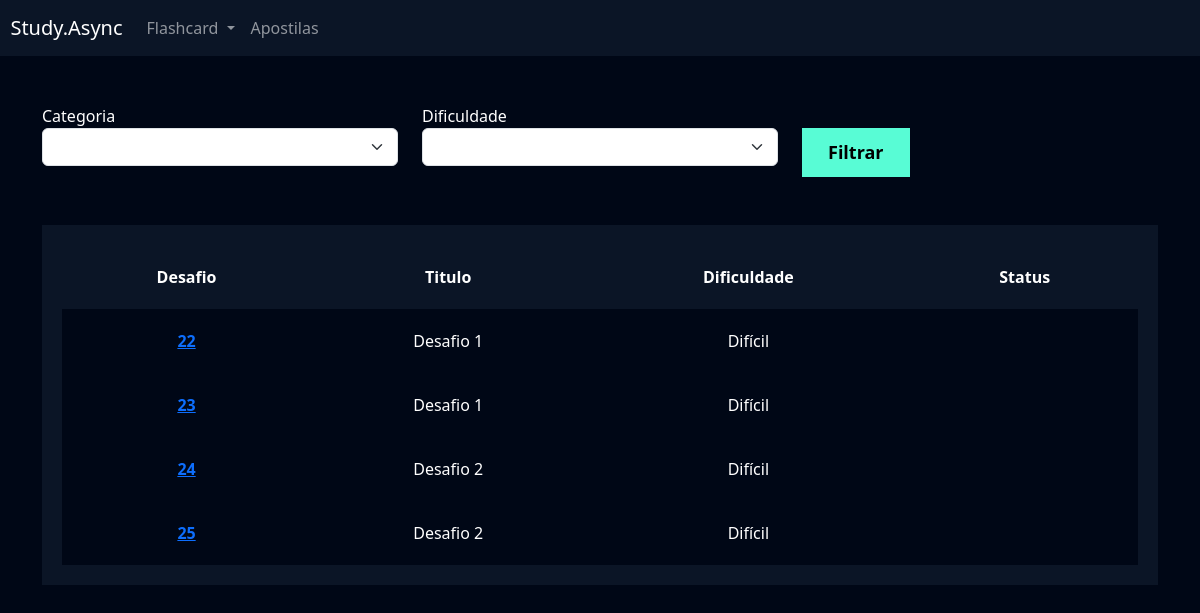
Page /flashcard/listar_desafio/ (signed in) on the earlier database version.
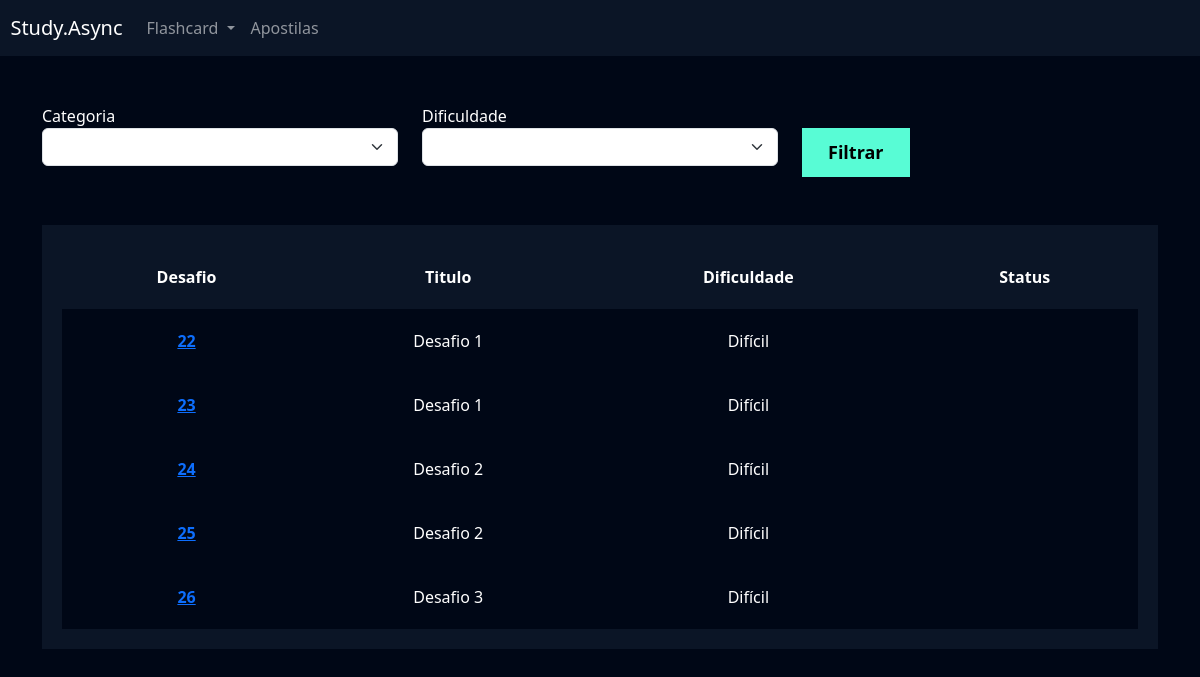
Same page on the later database version.
### flashcard/models.py (models this page shows, shortened)
class Desafio(models.Model):
    user = models.ForeignKey(User, on_delete=models.DO_NOTHING)
    titulo = models.CharField(max_length=100)
    categoria = models.ManyToManyField(Categoria)
    quantidade_perguntas = models.IntegerField()
    dificuldade = models.CharField(
        max_length=1, choices=Flashcard.DIFICULDADE_CHOICES
    )
    flashcards = models.ManyToManyField(FlashcardDesafio)

### flashcard/views.py (the view)
# urls.py: path('listar_desafio/', views.listar_desafio, name='listar_desafio'),
def listar_desafio(request):
    desafios = Desafio.objects.filter(user=request.user)
    return render(request, 'listar_desafio.html', {'desafios': desafios})

### flashcard/templates/listar_desafio.html (shortened to what this page needs)
{% extends "base.html" %}
{% load static %}
{% block 'cabecalho' %}
    <link href="{% static 'usuarios/css/cadastro.css' %}" rel="stylesheet">
    <link href="{% static 'flashcard/css/novo_flashcard.css' %}" rel="stylesheet">
    <link href="{% static 'flashcard/css/iniciar_desafio.css' %}" rel="stylesheet">
    <link href="{% static 'flashcard/css/desafio.css' %}" rel="stylesheet">
    <link href='https://unpkg.com/boxicons@2.1.4/css/boxicons.min.css' rel='stylesheet'>
{% endblock 'cabecalho' %}
{% block 'conteudo' %}
    {% include "partials/header.html" %}
    <div class="container">
        <br>
        <br>
        <div class="row">
            <div class="col-md">
                <form action="}" method="GET">
                <label for="">Categoria</label>
                <select name="categoria" class="form-select">
                </select>
            </div>
            <div class="col-md">
                <label for="">Dificuldade</label>
                <select name="dificuldade" class="form-select">
                </select>
            </div>
            <div class="col-md">
                <br>
                <input type="submit" value="Filtrar" class="btn-cadastro">
            </div>
        </div>
        <br>
        <br>
        <div class="box-listar">
            <table>
                <thead>
                  <tr>
                    <th scope="col">Desafio</th>
                    <th scope="col">Titulo</th>
                    <th scope="col">Dificuldade</th>
                    <th scope="col">Status</th>
                  </tr>
                </thead>
                <tbody>
                    {% for desafio in desafios %}
                        <tr class="linha">
                            <th><a href="{% url 'desafio' desafio.id %}">{{desafio.id}}</a></th>
                            <td>{{desafio.titulo}}</td>
                            <td>{{desafio.get_dificuldade_display}}</td>
                            <td>{{desafio.status}}</td>
                        </tr>
                  {% endfor %}
                </tbody>
              </table>
        </div>
    </div>
{% endblock 'conteudo' %}

Differences in the rows shown:
added Desafio: id "26", titulo "Desafio 3", dificuldade "Difícil"
